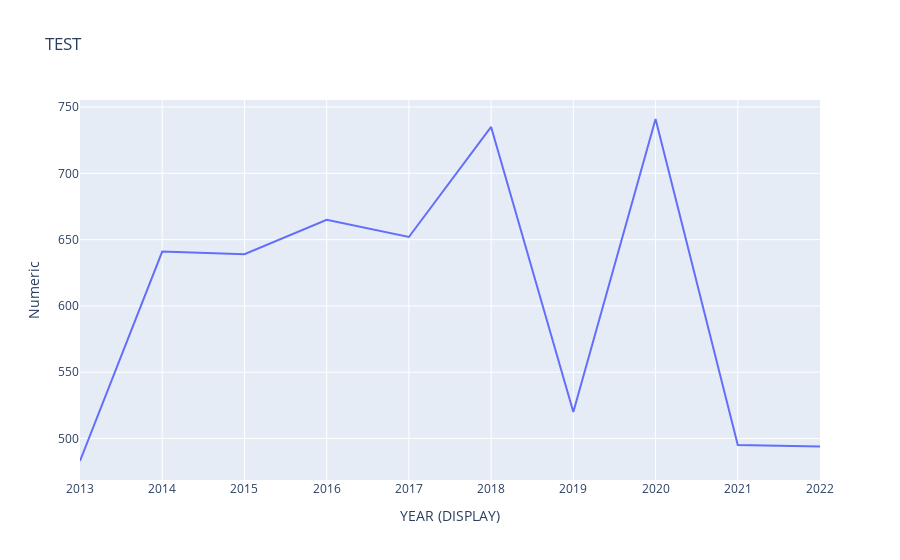

The notebook cell this image was saved under:
### Code cell
import plotly.express as px
fig_2 = px.line(code_df, x='YEAR (DISPLAY)', y="Numeric", title='TEST')
fig_2.show()

### Figure 1 — Plotly figure (JSON) as saved in the notebook; plotly's stock layout.template omitted (floating-point values rounded to 4 significant figures)
{"data": [{"hovertemplate": "YEAR (DISPLAY)=%{x}<br>Numeric=%{y}<extra></extra>", "legendgroup": "", "line": {"color": "#636efa", "dash": "solid"}, "marker": {"symbol": "circle"}, "mode": "lines", "name": "", "orientation": "v", "showlegend": false, "type": "scatter", "x": [2013, 2014, 2015, 2016, 2017, 2018, 2019, 2020, 2021, 2022], "xaxis": "x", "y": [483, 641, 639, 665, 652, 735, 520, 741, 495, 494], "yaxis": "y"}], "layout": {"legend": {"tracegroupgap": 0}, "title": {"text": "TEST"}, "xaxis": {"anchor": "y", "domain": [0, 1], "title": {"text": "YEAR (DISPLAY)"}}, "yaxis": {"anchor": "x", "domain": [0, 1], "title": {"text": "Numeric"}}}}
